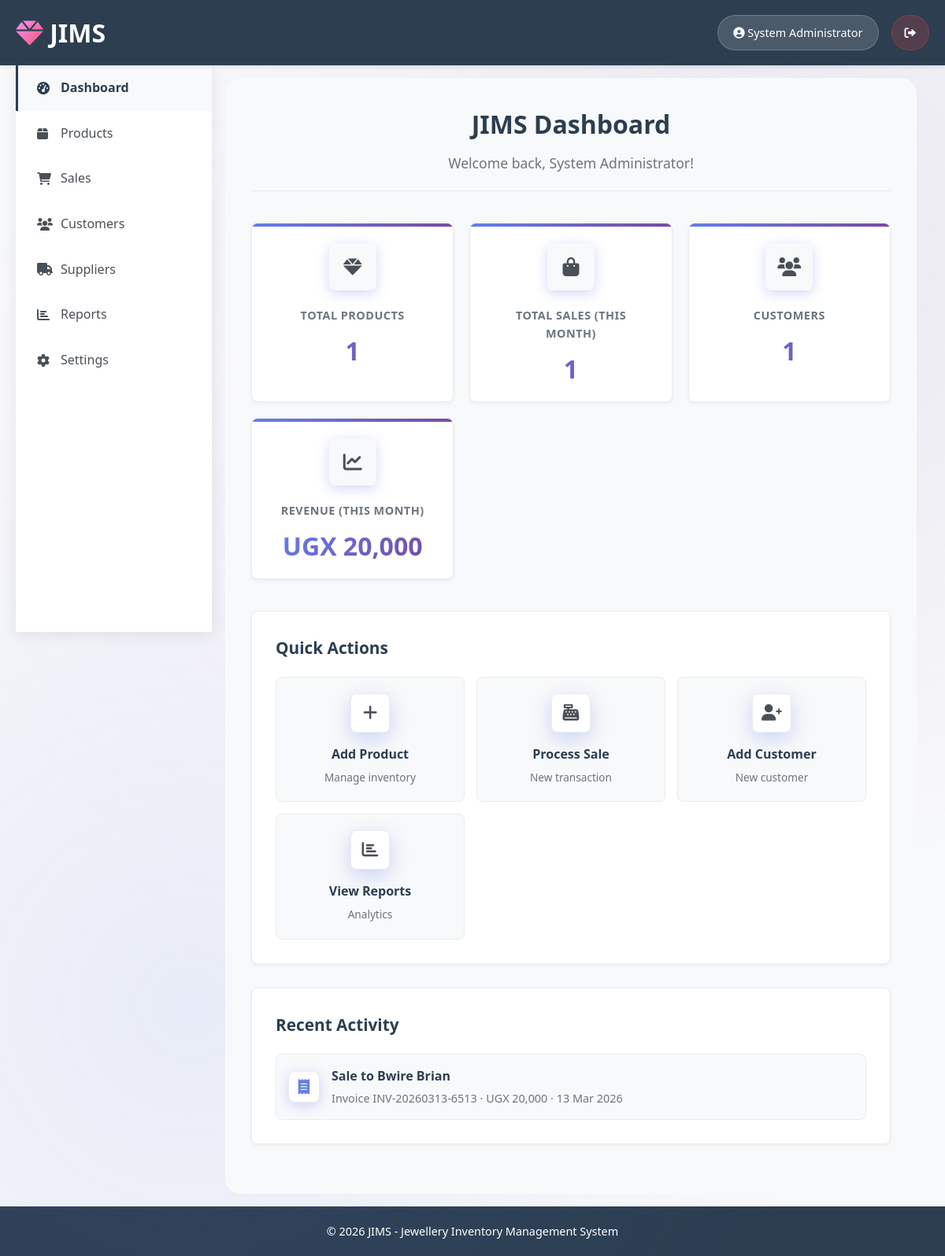
/dashboard.php (signed in), run on the app's committed database.
### tables this page shows
CREATE TABLE `sales` (
  `id` int(11) NOT NULL,
  `invoice_number` varchar(50) NOT NULL,
  `customer_id` int(11) DEFAULT NULL,
  `sale_date` date NOT NULL,
  `subtotal` decimal(12,2) NOT NULL,
  `tax_rate` decimal(5,2) DEFAULT 0.00,
  `tax_amount` decimal(12,2) DEFAULT 0.00,
  `discount_amount` decimal(12,2) DEFAULT 0.00,
  `total_amount` decimal(12,2) NOT NULL,
  `payment_method` varchar(50) DEFAULT NULL,
  `payment_status` enum('pending','paid','partial','refunded') DEFAULT 'pending',
  `notes` text DEFAULT NULL,
  `created_by` varchar(100) DEFAULT NULL,
  `created_at` timestamp NOT NULL DEFAULT current_timestamp(),
  `updated_at` timestamp NOT NULL DEFAULT current_timestamp() ON UPDATE current_timestamp()
);

CREATE TABLE `customers` (
  `id` int(11) NOT NULL,
  `name` varchar(200) NOT NULL,
  `email` varchar(100) DEFAULT NULL,
  `phone` varchar(20) DEFAULT NULL,
  `address` text DEFAULT NULL,
  `city` varchar(100) DEFAULT NULL,
  `state` varchar(100) DEFAULT NULL,
  `postal_code` varchar(20) DEFAULT NULL,
  `country` varchar(100) DEFAULT NULL,
  `birth_date` date DEFAULT NULL,
  `anniversary_date` date DEFAULT NULL,
  `preferences` text DEFAULT NULL,
  `notes` text DEFAULT NULL,
  `is_active` tinyint(1) DEFAULT 1,
  `created_at` timestamp NOT NULL DEFAULT current_timestamp(),
  `updated_at` timestamp NOT NULL DEFAULT current_timestamp() ON UPDATE current_timestamp()
);

### dashboard.php (the view, shortened to what this page needs)
<?php
$database = new Database();
$db = $database->getConnection();
$dashboardMetrics = [
    'total_products' => 0,
    'total_sales' => 0,
    'total_customers' => 0,
    'total_revenue' => 0,
];
$recentSales = [];
if ($db) {
    $dateFrom = date('Y-m-01');
    $dateTo = date('Y-m-d');
    $metricsQuery = "
        SELECT
            (SELECT COUNT(*) FROM products WHERE is_active = 1) AS total_products,
            (SELECT COUNT(*) FROM customers WHERE is_active = 1) AS total_customers,
            (SELECT COUNT(*) FROM sales WHERE sale_date BETWEEN ? AND ?) AS total_sales,
            (SELECT COALESCE(SUM(total_amount), 0) FROM sales WHERE sale_date BETWEEN ? AND ?) AS total_revenue
    ";
    $metricsStmt = $db->prepare($metricsQuery);
    $metricsStmt->execute([$dateFrom, $dateTo, $dateFrom, $dateTo]);
    $dashboardMetrics = $metricsStmt->fetch(PDO::FETCH_ASSOC) ?: $dashboardMetrics;
    $recentSalesQuery = "
        SELECT
            s.invoice_number,
            s.sale_date,
            s.total_amount,
            s.payment_status,
            c.name AS customer_name
        FROM sales s
        LEFT JOIN customers c ON s.customer_id = c.id
        ORDER BY s.created_at DESC
        LIMIT 5
    ";
    $recentSalesStmt = $db->prepare($recentSalesQuery);
    $recentSalesStmt->execute();
    $recentSales = $recentSalesStmt->fetchAll(PDO::FETCH_ASSOC);
}
?>
<!DOCTYPE html>
<html lang="en">
<head>
    <link rel="stylesheet" href="assets/css/style.css">
    <link rel="stylesheet" href="https://cdnjs.cloudflare.com/ajax/libs/font-awesome/6.0.0/css/all.min.css">
</head>
<body>
    <header class="header">
        <div class="container">
            <div class="header-content">
                <a href="dashboard.php" class="logo">
                    <i class="fas fa-gem"></i>
                    <span>JIMS</span>
                </a>
                <nav>
                    <div class="nav-actions">
                        <span class="nav-user">
                            <i class="fas fa-user-circle"></i>
                            <?php echo htmlspecialchars($_SESSION['full_name'] ?? $_SESSION['username']); ?>
                        </span>
                        <a href="?logout=1" class="logout-btn" title="Logout">
                            <i class="fas fa-sign-out-alt"></i>
                        </a>
                    </div>
                </nav>
            </div>
        </div>
    </header>
    <div class="container">
        <div class="main-content">
            <aside class="sidebar" id="sidebar">
                <nav class="sidebar-nav">
                    <ul class="sidebar-menu">
                        <li>
                            <a href="dashboard.php" class="sidebar-link active" data-page="dashboard">
                                <i class="fas fa-tachometer-alt"></i>
                                <span>Dashboard</span>
                            </a>
                        </li>
                        <li>
                            <a href="pages/products.php" class="sidebar-link" data-page="products">
                                <i class="fas fa-box"></i>
                                <span>Products</span>
                            </a>
                        </li>
                        <li>
                            <a href="pages/sales.php" class="sidebar-link" data-page="sales">
                                <i class="fas fa-shopping-cart"></i>
                                <span>Sales</span>
                            </a>
                        </li>
                        <li>
                            <a href="pages/customers.php" class="sidebar-link" data-page="customers">
                                <i class="fas fa-users"></i>
                                <span>Customers</span>
                            </a>
                        </li>
                        <li>
                            <a href="pages/suppliers.php" class="sidebar-link" data-page="suppliers">
                                <i class="fas fa-truck"></i>
                                <span>Suppliers</span>
                            </a>
                        </li>
                        <li>
                            <a href="pages/reports.php" class="sidebar-link" data-page="reports">
                                <i class="fas fa-chart-bar"></i>
                                <span>Reports</span>
                            </a>
                        </li>
                        <li>
                            <a href="pages/settings.php" class="sidebar-link" data-page="settings">
                                <i class="fas fa-cog"></i>
                                <span>Settings</span>
                            </a>
                        </li>
                    </ul>
                </nav>
            </aside>
            <main class="main-area">
                <div class="dashboard-header">
                    <h1>JIMS Dashboard</h1>
                    <p>Welcome back, <?php echo htmlspecialchars($_SESSION['full_name'] ?? $_SESSION['username']); ?>!</p>
                </div>
                <div class="stats-grid">
                    <div class="stat-card">
                        <div class="stat-icon">
                            <i class="fas fa-gem"></i>
                        </div>
                        <div class="stat-content">
                            <h3>Total Products</h3>
                            <p class="stat-number">
                                <?php echo number_format((int)($dashboardMetrics['total_products'] ?? 0)); ?>
                            </p>
                        </div>
                    </div>
                    <div class="stat-card">
                        <div class="stat-icon">
                            <i class="fas fa-shopping-bag"></i>
                        </div>
                        <div class="stat-content">
                            <h3>Total Sales (This Month)</h3>
                            <p class="stat-number">
                                <?php echo number_format((int)($dashboardMetrics['total_sales'] ?? 0)); ?>
                            </p>
                        </div>
                    </div>
                    <div class="stat-card">
                        <div class="stat-icon">
                            <i class="fas fa-users"></i>
                        </div>
                        <div class="stat-content">
                            <h3>Customers</h3>
                            <p class="stat-number">
                                <?php echo number_format((int)($dashboardMetrics['total_customers'] ?? 0)); ?>
                            </p>
                        </div>
                    </div>
                    <div class="stat-card">
                        <div class="stat-icon">
                            <i class="fas fa-chart-line"></i>
                        </div>
                        <div class="stat-content">
                            <h3>Revenue (This Month)</h3>
                            <p class="stat-number">
                                UGX <?php echo number_format((float)($dashboardMetrics['total_revenue'] ?? 0), 0); ?>
                            </p>
                        </div>
                    </div>
                </div>
                <div class="section">
                    <h2>Quick Actions</h2>
                    <div class="action-grid">
                        <a href="pages/products.php" class="action-card">
                            <div class="action-icon">
                                <i class="fas fa-plus"></i>
                            </div>
                            <h3>Add Product</h3>
                            <p>Manage inventory</p>
                        </a>
                        <a href="pages/sales.php" class="action-card">
                            <div class="action-icon">
                                <i class="fas fa-cash-register"></i>
                            </div>
                            <h3>Process Sale</h3>
                            <p>New transaction</p>
                        </a>
                        <a href="pages/customers.php" class="action-card">
                            <div class="action-icon">
                                <i class="fas fa-user-plus"></i>
                            </div>
                            <h3>Add Customer</h3>
                            <p>New customer</p>
                        </a>
                        <a href="pages/reports.php" class="action-card">
                            <div class="action-icon">
                                <i class="fas fa-chart-bar"></i>
                            </div>
                            <h3>View Reports</h3>
                            <p>Analytics</p>
                        </a>
                    </div>
                </div>
                <div class="section">
                    <h2>Recent Activity</h2>
                    <div class="activity-list">
                        <?php if (!empty($recentSales)): ?>
                            <?php foreach ($recentSales as $sale): ?>
                                <div class="activity-item">
                                    <div class="activity-icon">
                                        <i class="fas fa-receipt"></i>
                                    </div>
                                    <div class="activity-content">
                                        <h4>
                                            Sale to
                                            <?php echo htmlspecialchars($sale['customer_name'] ?: 'Walk-in Customer'); ?>
                                        </h4>
                                        <p>
                                            Invoice
                                            <?php echo htmlspecialchars($sale['invoice_number']); ?>
                                            &middot;
                                            UGX <?php echo number_format((float)$sale['total_amount'], 0); ?>
                                            &middot;
                                            <?php echo htmlspecialchars(date('d M Y', strtotime($sale['sale_date']))); ?>
                                        </p>
                                    </div>
                                </div>
                            <?php endforeach; ?>
                        <?php endif; ?>
                    </div>
                </div>
            </main>
        </div>
    </div>
    <footer style="background: #2c3e50; color: white; padding: 20px 0; margin-top: auto;">
        <div class="container">
            <div style="text-align: center;">
                <p style="margin: 0; font-size: 0.9rem;">© 2026 JIMS - Jewellery Inventory Management System</p>
            </div>
        </div>
    </footer>
</body>
</html>

### dashboard.php (style rules this page uses)
body { background: #f8f9fa; margin: 0; padding: 0; font-family: 'Segoe UI', Tahoma, Geneva, Verdana, sans-serif; min-height: 100vh; }
.header { background: #2c3e50; color: white; padding: 1rem 0; box-shadow: 0 2px 5px rgba(0, 0, 0, 0.1); }
.main-content { display: flex; min-height: calc(100vh - 70px); }
.sidebar { width: 250px; background: white; border-right: 1px solid #e9ecef; padding: 0; }
.sidebar-menu { list-style: none; padding: 0; margin: 0; }
.sidebar-link { display: flex; align-items: center; padding: 1rem 1.5rem; text-decoration: none; color: #495057; border-left: 3px solid transparent; }
.sidebar-link.active { background-color: #f8f9fa; border-left-color: #2c3e50; color: #2c3e50; font-weight: 600; }
.sidebar-link i { margin-right: 10px; width: 20px; }
.main-area { flex: 1; padding: 2rem; background: #f8f9fa; }
.dashboard-header { text-align: center; margin-bottom: 40px; padding-bottom: 20px; border-bottom: 1px solid #e9ecef; }
.dashboard-header h1 { font-size: 2rem; color: #2c3e50; margin-bottom: 10px; }
.dashboard-header p { color: #6c757d; font-size: 1.1rem; }
.stats-grid { display: grid; grid-template-columns: repeat(auto-fit, minmax(250px, 1fr)); gap: 20px; margin-bottom: 40px; }
.stat-card { background: white; border: 1px solid #e9ecef; border-radius: 8px; padding: 25px; text-align: center; box-shadow: 0 2px 5px rgba(0, 0, 0, 0.05); }
.stat-icon { width: 60px; height: 60px; border-radius: 8px; display: flex; align-items: center; justify-content: center; font-size: 1.5rem; margin: 0 auto 20px; background: #f8f9fa; color: #495057; }
.stat-content h3 { font-size: 0.9rem; color: #6c757d; text-transform: uppercase; font-weight: 600; letter-spacing: 0.5px; margin-bottom: 10px; }
.stat-number { font-size: 2rem; font-weight: 700; color: #2c3e50; margin: 0; }
.section { background: white; border: 1px solid #e9ecef; border-radius: 8px; padding: 30px; margin-bottom: 30px; box-shadow: 0 2px 5px rgba(0, 0, 0, 0.05); }
.section h2 { font-size: 1.3rem; color: #2c3e50; margin-bottom: 20px; font-weight: 600; }
.action-grid { display: grid; grid-template-columns: repeat(auto-fit, minmax(200px, 1fr)); gap: 15px; }
.action-card { background: #f8f9fa; border: 1px solid #e9ecef; border-radius: 8px; padding: 20px; text-align: center; text-decoration: none; color: #2c3e50; }
.action-icon { width: 50px; height: 50px; border-radius: 8px; display: flex; align-items: center; justify-content: center; font-size: 1.3rem; margin: 0 auto 15px; background: white; color: #495057; border: 1px solid #e9ecef; }
.action-card h3 { font-size: 1rem; color: #2c3e50; margin-bottom: 5px; font-weight: 600; }
.action-card p { font-size: 0.85rem; color: #6c757d; margin: 0; }
.activity-list { display: flex; flex-direction: column; gap: 15px; }
.activity-item { display: flex; align-items: center; gap: 15px; padding: 15px; background: #f8f9fa; border-radius: 8px; border: 1px solid #e9ecef; }
.activity-icon { width: 40px; height: 40px; border-radius: 8px; display: flex; align-items: center; justify-content: center; font-size: 1.1rem; background: white; color: #495057; border: 1px solid #e9ecef; }
.activity-content { flex: 1; }
.activity-content h4 { font-size: 1rem; color: #2c3e50; margin-bottom: 5px; font-weight: 600; }
.activity-content p { font-size: 0.9rem; color: #6c757d; margin: 0; }

### data on the page
sales: customer.name "Bwire Brian", invoice_number "INV-20260313-6513", total_amount "20,000", sale_date "13 Mar 2026"

### other printed values
$_SESSION['full_name'] "System Administrator"
$dashboardMetrics['total_products'] "1"
$dashboardMetrics['total_sales'] "1"
$dashboardMetrics['total_customers'] "1"
$dashboardMetrics['total_revenue'] "20,000"
